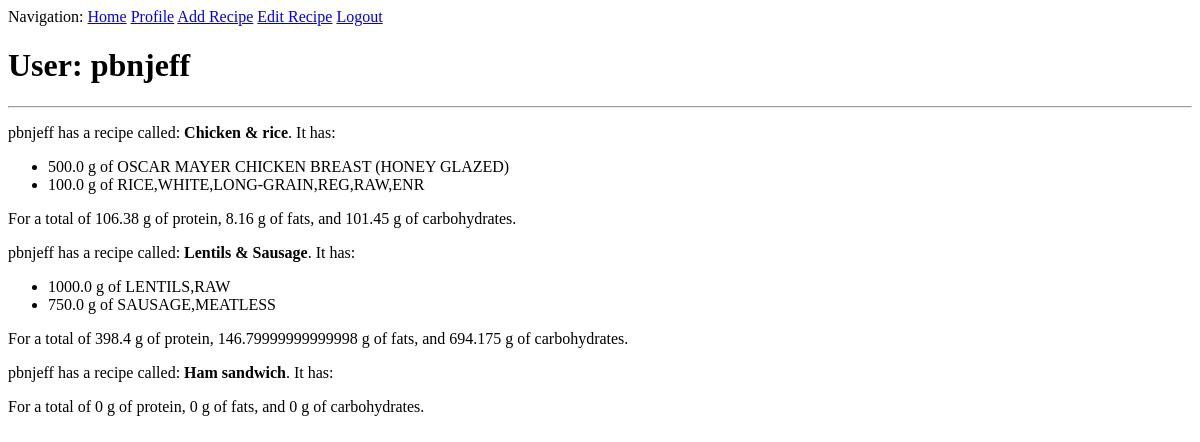
The page /user/pbnjeff (signed in) on the database as committed earlier.
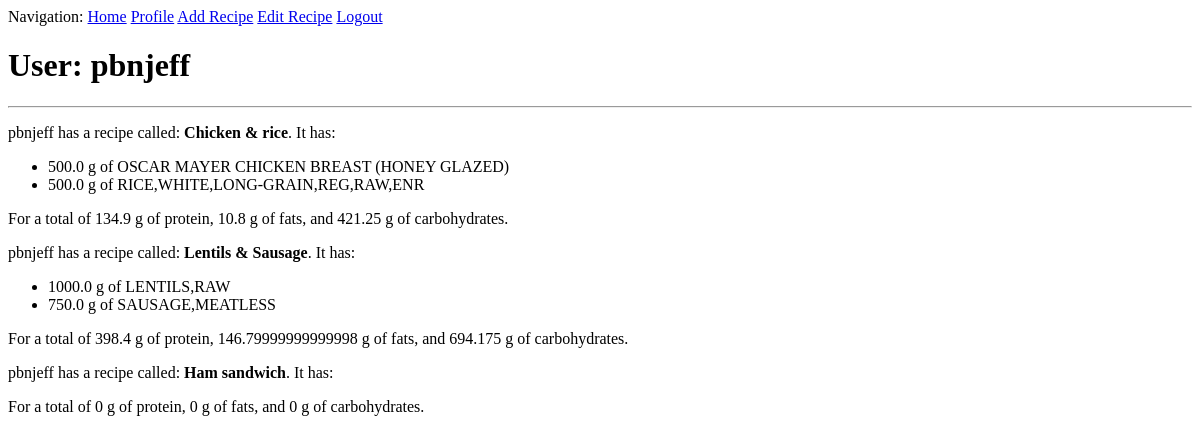
The same page on the database as committed later.
### app/models.py (models this page shows, shortened)
class User(UserMixin, db.Model):
	id = db.Column(db.Integer, primary_key=True)
	username = db.Column(db.String(64), index=True, unique=True)
	email = db.Column(db.String(120), index=True, unique=True)
	password_hash = db.Column(db.String(128))
	recipes = db.relationship('Recipe', backref='user', lazy='dynamic')

class Recipe(db.Model):
	id = db.Column(db.Integer, primary_key=True)
	body = db.Column(db.String(140))
	timestamp = db.Column(db.DateTime, index=True, default=datetime.utcnow)
	user_id = db.Column(db.Integer, db.ForeignKey('user.id'))
	ingredients = db.relationship('IngredientToRecipe', back_populates='recipe')
	def get_macro_totals(self):
		protein_total = fat_total = carbohydrates_total = 0
		for ingredient in self.ingredients:
			scaling_factor = ingredient.ingredient_amt / 100.0
			the_ingredient = ingredient.ingredient
			protein_total += the_ingredient.protein * scaling_factor
			fat_total += the_ingredient.fat * scaling_factor
			carbohydrates_total += the_ingredient.carbohydrates * scaling_factor
		return (protein_total, fat_total, carbohydrates_total)

class IngredientToRecipe(db.Model):
	recipe_id = db.Column(db.Integer, db.ForeignKey('recipe.id'), primary_key=True)
	ingredient_id = db.Column(db.Integer, db.ForeignKey('ingredient.id'), primary_key=True)
	ingredient_amt = db.Column(db.Float)
	recipe = db.relationship('Recipe', back_populates='ingredients')
	ingredient = db.relationship('Ingredient', back_populates='recipes')

class Ingredient(db.Model):
	id = db.Column(db.Integer, primary_key=True)
	description = db.Column(db.String(140), index=True)
	protein = db.Column(db.Float, index=True)
	fat = db.Column(db.Float, index=True)
	saturated_fat = db.Column(db.Float, index=True)
	monounsaturated_fat = db.Column(db.Float, index=True)
	polyunsaturated_fat = db.Column(db.Float, index=True)
	cholesterol = db.Column(db.Float, index=True)
	carbohydrates = db.Column(db.Float, index=True)
	fiber = db.Column(db.Float, index=True)
	sugar = db.Column(db.Float, index=True)
	recipes = db.relationship('IngredientToRecipe', back_populates='ingredient')

### app/routes.py (the view)
@app.route('/user/<username>')
@login_required
def user(username):
	user = User.query.filter_by(username=username).first_or_404()
	return render_template('user.html', user=user, recipes=user.recipes)

### app/models.py (called while the page is built)
@login.user_loader
def load_user(id):
	return User.query.get(int(id))

### app/templates/user.html
{% extends "base.html" %}
{% block content %}
	<h1> User: {{ user.username }} </h1>
	<hr>
	{% for recipe in recipes %}
	<p>
	{{ recipe.user.username }} has a recipe called: <b>{{ recipe.body }}</b>. It has:
	</p>
	<ul>
	{% for assoc in recipe.ingredients %}
		<li>{{ assoc.ingredient_amt }} g of {{ assoc.ingredient.description }}</li>
	{% endfor %}
	</ul>
	<p>
	For a total of {{ recipe.get_macro_totals()[0] }} g of protein, {{ recipe.get_macro_totals()[1] }} g of fats, and
	{{ recipe.get_macro_totals()[2] }} g of carbohydrates.
	</p>
	{% endfor %}
{% endblock %}

### app/templates/base.html (shortened to what this page needs)
<html>
	<head>
	</head>
	<body>
		<div>
			Navigation:
			<a href="{{ url_for('index') }}">Home</a>
			{% if current_user.is_anonymous %}
			<a href="{{ url_for('login') }}">Login</a>
			{% else %}
			<a href="{{ url_for('user', username=current_user.username) }}">Profile</a>
			<a href="{{ url_for('new_recipe') }}">Add Recipe</a>
			<a href="{{ url_for('edit_recipe') }}">Edit Recipe</a>
			<a href="{{ url_for('logout') }}">Logout</a>
			{% endif %}
		</div>
		{% block content %}
		{% endblock %}
	</body>
</html>

Rows that differ between the two databases and show on the page:
changed through a linked row, Recipe "Chicken & rice": ingredient_amt "106.38" → "134.9"; ingredient_amt "8.16" → "10.8"; ingredient_amt "101.45" → "421.25"
changed IngredientToRecipe (number 2 of 4 on the later page): ingredient_amt "100.0" → "500.0"
